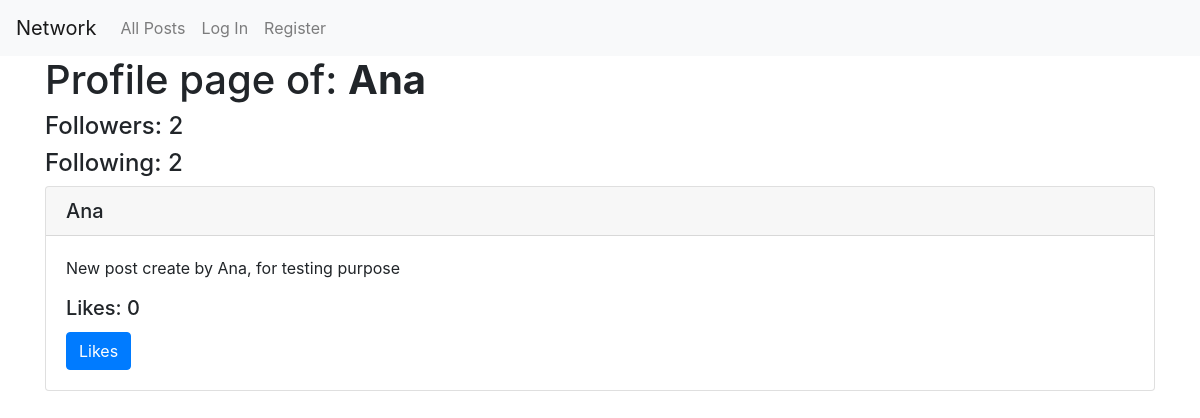
Page /profile/Ana on the earlier database version.
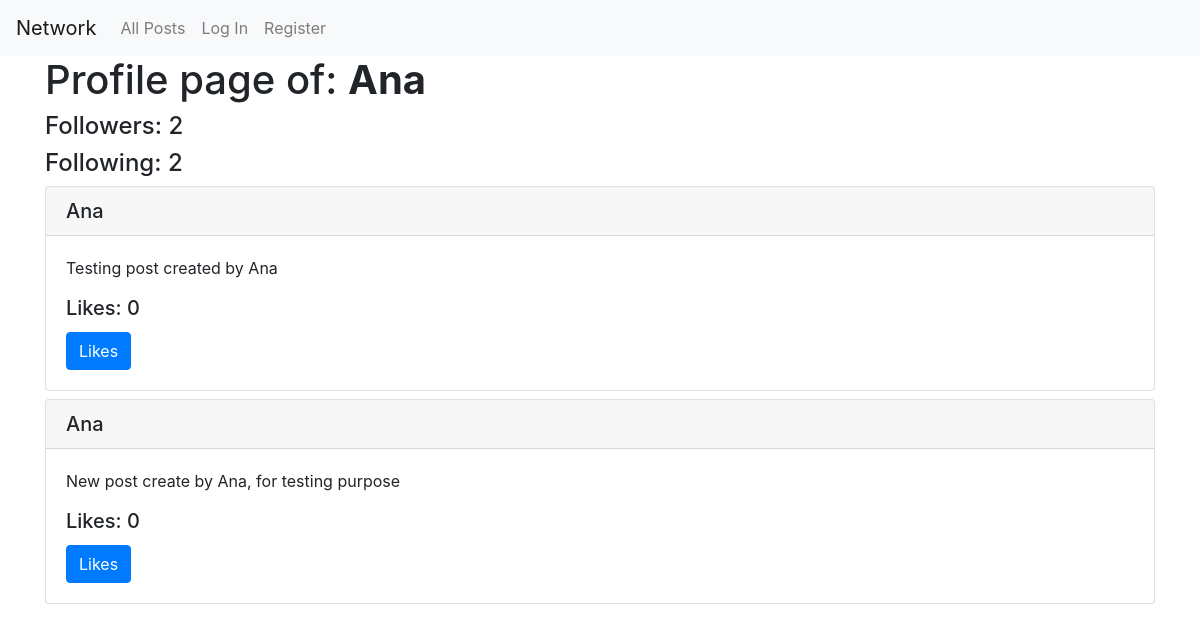
Same page on the later database version.
### network/models.py (models this page shows, shortened)
class Post(models.Model):
    user = models.ForeignKey(User, on_delete=models.CASCADE, related_name="posts")
    content = models.TextField()
    timestamp = models.DateTimeField(default=now)
    likes = models.ManyToManyField(User, related_name="liked_posts", blank=True)
    def like_count(self):
        return self.likes.count()

class User(AbstractUser):
    pass

### network/views.py (the view)
# urls.py: path("profile/<str:username>", views.profile, name="profile_page"),
def profile(request, username):
    user = User.objects.get(username=username)
    posts = user.posts.all().order_by("-timestamp")
    is_following = request.user.is_authenticated and user.followers.filter(follower=request.user).exists()
    total_followers = user.followers.count()
    total_following = user.following.count()
    return render(request, "network/profile_page.html", {
        "user_profile": user,
        "posts": posts,
        "is_following": is_following,
        "total_followers": total_followers,
        "total_following": total_following,
    })

### network/templates/network/profile_page.html (shortened to what this page needs)
{% extends "network/layout.html" %}
{% block body %}
    <div  class="container">
    <div id="posts-container">
      {% if user.username == user_profile.username %}
        <div>
          <h4>Followers: {{ total_followers }}</h4>
          <h4>Following: {{ total_following }}</h4>
        </div>
        {% else %}
        <h1>Profile page of: <strong>{{ user_profile }}</strong> </h1>
        <div>
          <h4>Followers: {{ total_followers }}</h4>
          <h4>Following: {{ total_following }}</h4>
        </div>
        {% endif %}
      {% for post in posts %}
      <div class="card my-2">
        <h5 class="card-header">{{post.user.username}}</h5>
        <div class="card-body">
            <p class="card-text">{{post.content}}</p>
          <h5 class="card-title">Likes: {{post.like_count}}</h5>
          <button class="btn btn-primary">Likes</button>
        </div>
      </div>
      {% endfor %}
    </div>
    </div>
{% endblock %}

Differences in the rows shown:
added Post: user.username "Ana", content "Testing post created by Ana", like_count "0"
